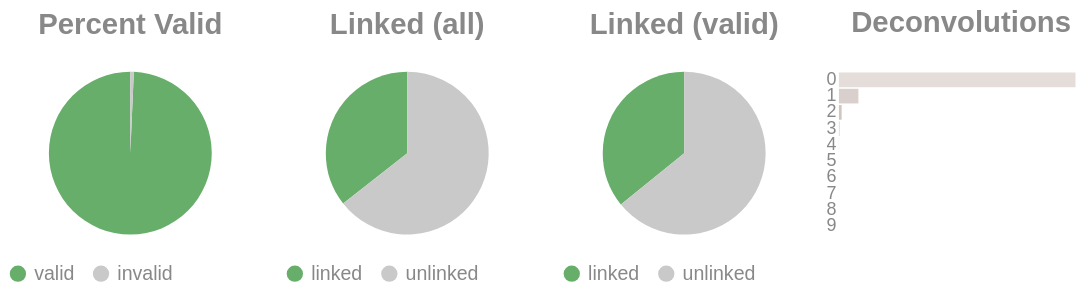

The notebook cell saved with this chart:
### Code cell
if SKIPLR:
    pass
else:
    clash = Counter()
    for i in valids['molecule'].to_list():
        _mol = i.split("-")
        if len(_mol) == 1:
            clash.update('0')
        else:
            clash.update(_mol[-1])

    _d = {"deconvolutions": [], 'count': []}
    for k,v in clash.items():
        _d['deconvolutions'].append(k)
        _d['count'].append(v)

    tot_valid = valids['reads'].sum()
    mask = valids['reads'] >= 2
    n_linked_reads = valids.filter(mask)['reads'].sum()
    if n_linked_reads == 0:
        print_html("No linked molecules (>=2 reads) were detected; skipping linked-only distributions.")
        SKIPLR = True
    else:
        perc_valid = round(tot_valid / n_reads, 4)
        linked_perc_abs = round(n_linked_reads / n_reads, 4)
        linked_perc = round(n_linked_reads / tot_valid, 4)

    _valid = pl.DataFrame({"valids": ['valid', 'invalid'], "count": [tot_valid, n_reads - tot_valid]})
    _linked_abs = pl.DataFrame({"linked (absolute)": ['linked', 'unlinked'], "count": [n_linked_reads, n_reads - n_linked_reads]})
    _linked_rel = pl.DataFrame({"linked (valids)": ['linked', 'unlinked'], "count": [n_linked_reads, tot_valid - n_linked_reads]})

    (
        alt.hconcat(
            piechart(_valid, goodval = 'valid', title = "Percent Valid"),
            piechart(_linked_abs, goodval = "linked", title =  "Linked (all)"),
            piechart(_linked_rel, goodval = "linked", title =  "Linked (valid)"),
            convolutionbar(pl.DataFrame(_d), title = "Deconvolutions"),
            center = True,
            bounds = 'flush'
        )
        .resolve_scale(color='independent')
        .resolve_legend('independent')
        .properties(usermeta={'embedOptions': {"actions": False}})
    ).display()

### Figure 1 — Vega-Lite specification as saved in the notebook (floating-point values rounded to 4 significant figures)
{"width": "container", "height": 400, "config": {"title": {"anchor": "start", "dy": -15, "fontSize": 18, "color": "#888888", "subtitleColor": "#888888", "subtitleFontSize": 14}, "arc": {"fill": "#0072B2"}, "axis": {"domainColor": "#888888", "domainWidth": 0.5, "gridWidth": 0.2, "grid": false, "titleFontWeight": 400, "titleFontSize": 15, "labelFontSize": 11, "labelColor": "#888888", "tickColor": "#888888", "tickWidth": 0.2, "titleColor": "#888888"}, "axisBand": {"grid": false}, "axisX": {"grid": true, "tickSize": 10, "domainCap": "round"}, "axisY": {"domain": false, "grid": true, "tickSize": 0, "domainCap": "round"}, "background": "transparent", "header": {"labelFontSize": 15, "labelColor": "#888888", "titleFontSize": 15, "titleFontWeight": 600, "titleColor": "#888888"}, "legend": {"labelFont": "sans-serif", "labelFontSize": 12, "labelColor": "#888888", "symbolSize": 100, "symbolType": "circle", "titleFontSize": 12, "titlePadding": 10, "titleColor": "#888888", "title": null}, "range": {"category": ["#E69F00", "#56B4E9", "#009E73", "#F0E442", "#0072B2", "#D55E00", "#CC79A7", "#000000"], "diverging": ["#cfe8f3", "#a2d4ec", "#73bfe2", "#46abdb", "#1696d2", "#12719e"]}, "area": {"fill": "#0072B2", "fillOpacity": 0.7, "line": true, "strokeOpacity": 0.7}, "line": {"color": "#0072B2", "stroke": "#0072B2", "strokeWidth": 2}, "trail": {"color": "#0072B2", "stroke": "#0072B2", "strokeWidth": 0, "size": 1}, "point": {"filled": true, "fillOpacity": 1.0, "size": 95}, "text": {"color": "#888888", "fontSize": 11, "align": "right", "fontWeight": 400, "size": 11}, "bar": {"fill": "#0072B2", "stroke": null}, "view": {"stroke": null, "continuousWidth": 660, "continuousHeight": 400}}, "hconcat": [{"data": {"name": "data-96d96e0fd2aa5c36d931469943dfb96e"}, "mark": {"type": "arc"}, "encoding": {"color": {"field": "valids", "legend": {"orient": "bottom", "title": null}, "scale": {"domain": ["valid", "invalid"], "range": ["#68ae6b", "#C9C9C9"]}, "title": "Valids", "type": "nominal"}, "theta": {"field": "count", "type": "quantitative"}, "tooltip": [{"field": "valids", "title": "Valids", "type": "ordinal"}, {"field": "percent", "format": ".2%", "title": "Percent", "type": "quantitative"}, {"field": "count", "title": "Count", "type": "quantitative"}]}, "height": 100, "title": {"text": "Percent Valid", "align": "center", "anchor": "middle"}, "transform": [{"calculate": "datum.count / 14923386", "as": "percent"}], "width": 150}, {"data": {"name": "data-fbdeb9141ba60cdda17818ec52169387"}, "mark": {"type": "arc"}, "encoding": {"color": {"field": "linked (absolute)", "legend": {"orient": "bottom", "title": null}, "scale": {"domain": ["linked", "unlinked"], "range": ["#68ae6b", "#C9C9C9"]}, "title": "Linked (Absolute)", "type": "nominal"}, "theta": {"field": "count", "type": "quantitative"}, "tooltip": [{"field": "linked (absolute)", "title": "Linked (Absolute)", "type": "ordinal"}, {"field": "percent", "format": ".2%", "title": "Percent", "type": "quantitative"}, {"field": "count", "title": "Count", "type": "quantitative"}]}, "height": 100, "title": {"text": "Linked (all)", "align": "center", "anchor": "middle"}, "transform": [{"calculate": "datum.count / 14923386", "as": "percent"}], "width": 150}, {"data": {"name": "data-783a25d48f5da7f829f910c82f40e6bd"}, "mark": {"type": "arc"}, "encoding": {"color": {"field": "linked (valids)", "legend": {"orient": "bottom", "title": null}, "scale": {"domain": ["linked", "unlinked"], "range": ["#68ae6b", "#C9C9C9"]}, "title": "Linked (Valids)", "type": "nominal"}, "theta": {"field": "count", "type": "quantitative"}, "tooltip": [{"field": "linked (valids)", "title": "Linked (Valids)", "type": "ordinal"}, {"field": "percent", "format": ".2%", "title": "Percent", "type": "quantitative"}, {"field": "count", "title": "Count", "type": "quantitative"}]}, "height": 100, "title": {"text": "Linked (valid)", "align": "center", "anchor": "middle"}, "transform": [{"calculate": "datum.count / 14820746", "as": "percent"}], "width": 150}, {"data": {"name": "data-a89d1fd63e4da24a70d04e8ada4aa358"}, "mark": {"type": "bar"}, "encoding": {"color": {"field": "deconvolutions", "legend": null, "scale": {"scheme": "lightgreyred"}, "type": "nominal"}, "tooltip": [{"field": "deconvolutions", "title": "Deconvolutions", "type": "ordinal"}, {"field": "percent", "format": ".2%", "title": "Percent", "type": "quantitative"}, {"field": "count", "title": "Count", "type": "quantitative"}], "x": {"axis": null, "field": "count", "type": "quantitative"}, "y": {"field": "deconvolutions", "sort": "ascending", "title": null, "type": "nominal"}}, "height": 100, "title": {"text": "Deconvolutions", "align": "center", "anchor": "middle"}, "transform": [{"calculate": "datum.count / 11672682", "as": "percent"}], "width": 150}], "bounds": "flush", "center": true, "resolve": {"legend": {"angle": "independent"}, "scale": {"color": "independent"}}, "usermeta": {"embedOptions": {"actions": false}}, "$schema": "https://vega.github.io/schema/vega-lite/v6.1.0.json", "datasets": {"data-96d96e0fd2aa5c36d931469943dfb96e": [{"valids": "valid", "count": 14820746}, {"valids": "invalid", "count": 102640}], "data-fbdeb9141ba60cdda17818ec52169387": [{"linked (absolute)": "linked", "count": 5310807}, {"linked (absolute)": "unlinked", "count": 9612579}], "data-783a25d48f5da7f829f910c82f40e6bd": [{"linked (valids)": "linked", "count": 5310807}, {"linked (valids)": "unlinked", "count": 9509939}], "data-a89d1fd63e4da24a70d04e8ada4aa358": [{"deconvolutions": "0", "count": 10649063}, {"deconvolutions": "1", "count": 875933}, {"deconvolutions": "2", "count": 121002}, {"deconvolutions": "3", "count": 21170}, {"deconvolutions": "4", "count": 4325}, {"deconvolutions": "5", "count": 905}, {"deconvolutions": "6", "count": 228}, {"deconvolutions": "7", "count": 41}, {"deconvolutions": "8", "count": 11}, {"deconvolutions": "9", "count": 4}]}}
